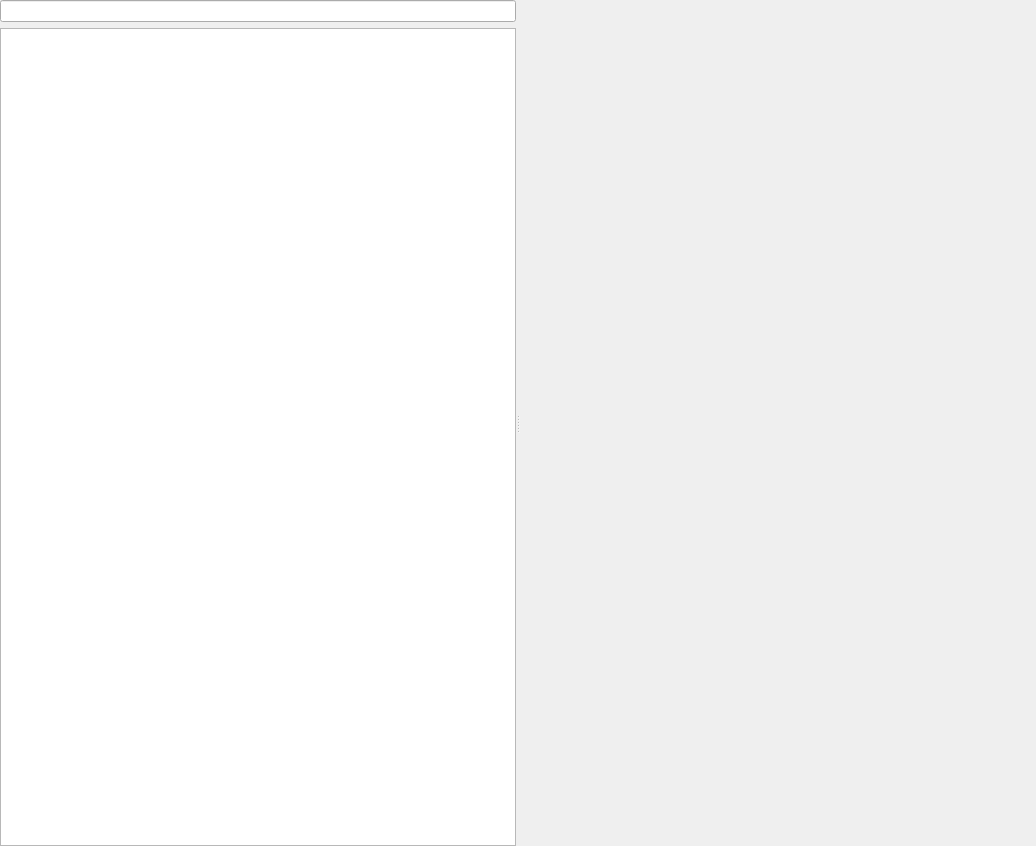
<?xml version="1.0" encoding="UTF-8"?>
<ui version="4.0">
 <class>GammaRay::ResourceBrowserWidget</class>
 <widget class="QWidget" name="GammaRay::ResourceBrowserWidget">
  <property name="geometry">
   <rect>
    <x>0</x>
    <y>0</y>
    <width>1036</width>
    <height>846</height>
   </rect>
  </property>
  <layout class="QHBoxLayout" name="horizontalLayout">
   <property name="leftMargin">
    <number>0</number>
   </property>
   <property name="topMargin">
    <number>0</number>
   </property>
   <property name="rightMargin">
    <number>0</number>
   </property>
   <property name="bottomMargin">
    <number>0</number>
   </property>
   <item>
    <widget class="QSplitter" name="splitter">
     <property name="orientation">
      <enum>Qt::Horizontal</enum>
     </property>
     <widget class="QWidget" name="layoutWidget">
      <layout class="QVBoxLayout" name="verticalLayout">
       <item>
        <widget class="QLineEdit" name="searchLine"/>
       </item>
       <item>
        <widget class="QTreeView" name="treeView"/>
       </item>
      </layout>
     </widget>
     <widget class="QStackedWidget" name="stackedWidget">
      <property name="currentIndex">
       <number>1</number>
      </property>
      <widget class="QWidget" name="contentTextPage">
       <layout class="QHBoxLayout" name="horizontalLayout_3">
        <property name="leftMargin">
         <number>0</number>
        </property>
        <property name="topMargin">
         <number>0</number>
        </property>
        <property name="rightMargin">
         <number>0</number>
        </property>
        <property name="bottomMargin">
         <number>0</number>
        </property>
        <item>
         <widget class="QPlainTextEdit" name="textBrowser">
          <property name="tabChangesFocus">
           <bool>true</bool>
          </property>
          <property name="lineWrapMode">
           <enum>QPlainTextEdit::NoWrap</enum>
          </property>
          <property name="readOnly">
           <bool>true</bool>
          </property>
          <property name="textInteractionFlags">
           <set>Qt::TextSelectableByKeyboard|Qt::TextSelectableByMouse</set>
          </property>
         </widget>
        </item>
       </layout>
      </widget>
      <widget class="QWidget" name="contentLabelPage">
       <layout class="QVBoxLayout" name="verticalLayout_2">
        <property name="leftMargin">
         <number>0</number>
        </property>
        <property name="topMargin">
         <number>0</number>
        </property>
        <property name="rightMargin">
         <number>0</number>
        </property>
        <property name="bottomMargin">
         <number>0</number>
        </property>
        <item>
         <widget class="QScrollArea" name="scrollArea">
          <property name="frameShape">
           <enum>QFrame::NoFrame</enum>
          </property>
          <property name="widgetResizable">
           <bool>true</bool>
          </property>
          <property name="alignment">
           <set>Qt::AlignCenter</set>
          </property>
          <widget class="QLabel" name="resourceLabel">
           <property name="geometry">
            <rect>
             <x>0</x>
             <y>0</y>
             <width>527</width>
             <height>846</height>
            </rect>
           </property>
           <property name="text">
            <string/>
           </property>
           <property name="alignment">
            <set>Qt::AlignCenter</set>
           </property>
          </widget>
         </widget>
        </item>
       </layout>
      </widget>
     </widget>
    </widget>
   </item>
  </layout>
 </widget>
 <resources/>
 <connections/>
</ui>
